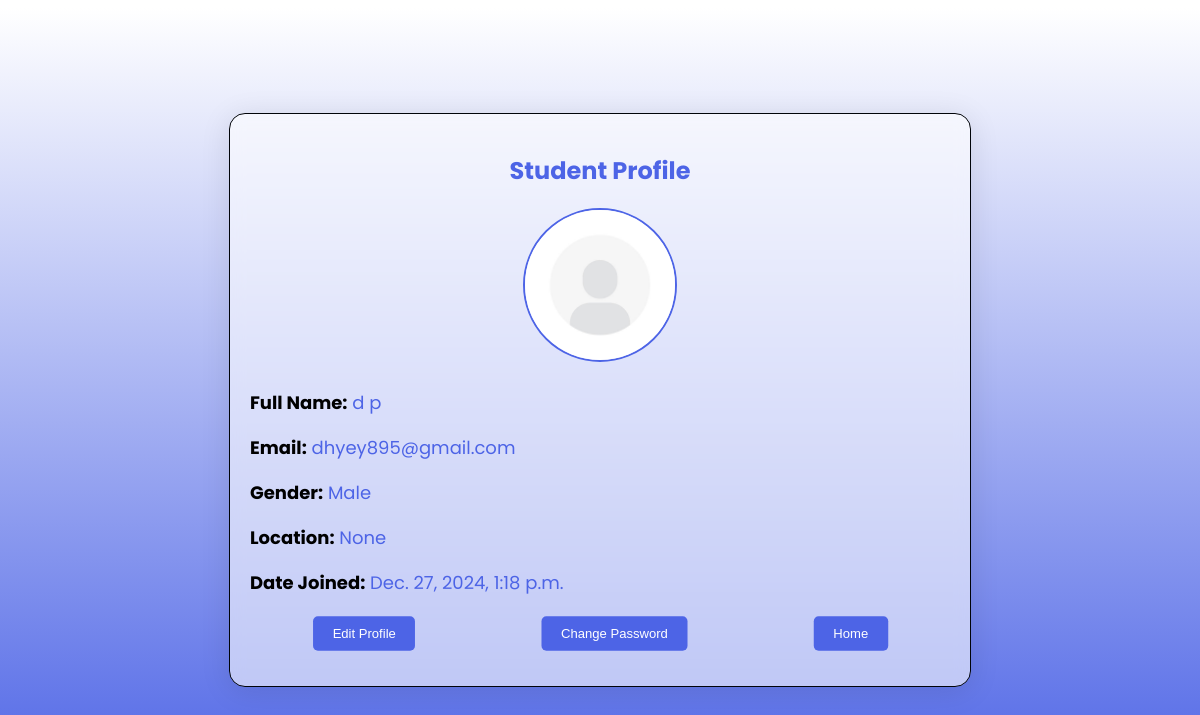
The page /profile/ (signed in) on the database as committed earlier.
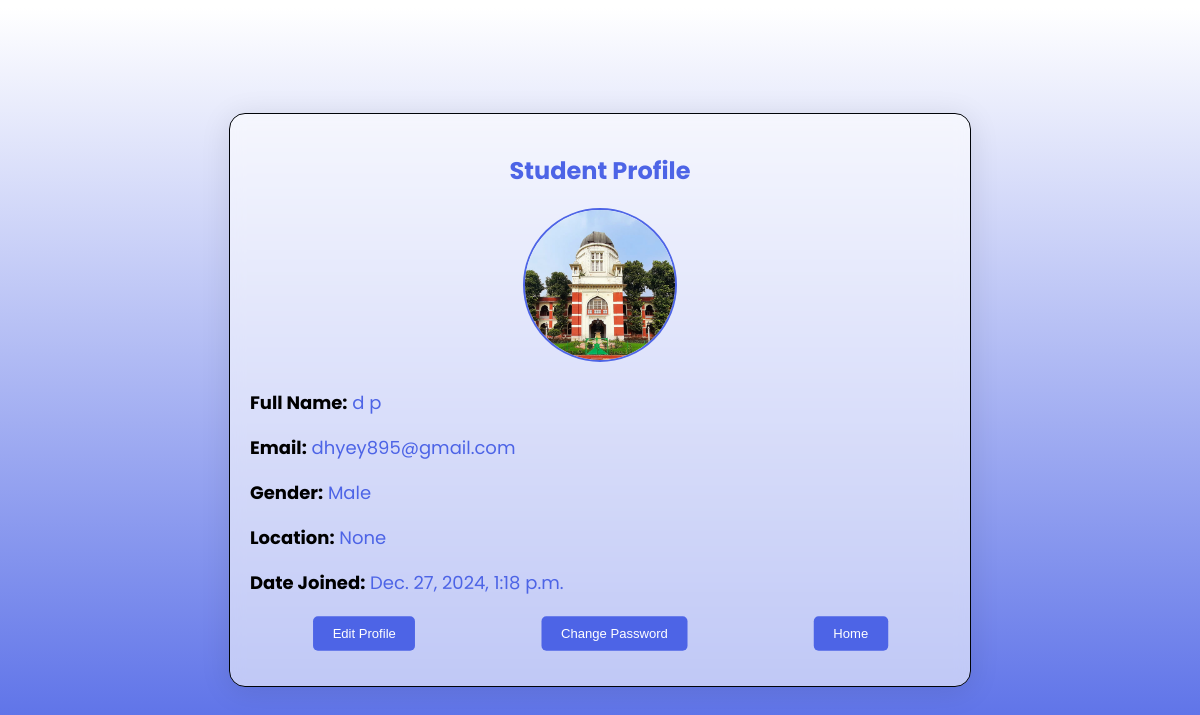
The same page on the database as committed later.
### login/models.py (models this page shows, shortened)
class User(AbstractBaseUser, PermissionsMixin):
    email = models.EmailField(unique=True)
    first_name = models.CharField(max_length=50)
    last_name = models.CharField(max_length=50)
    is_student = models.BooleanField(default=False)
    is_teacher = models.BooleanField(default=False)
    is_verified = models.BooleanField(default=False)
    otp = models.CharField(max_length=6, blank=True, null=True)
    prn = models.CharField(max_length=20, blank=True, null=True)
    is_staff = models.BooleanField(default=False)
    is_active = models.BooleanField(default=True)
    profile_picture = models.ImageField(upload_to='profile_pics/', blank=True, null=True)
    GENDER_CHOICES = [
        ('Male', 'Male'),
        ('Female', 'Female'),
        ('Other', 'Other'),
    ]
    gender = models.CharField(max_length=10, choices=GENDER_CHOICES, default='Male')
    location = models.CharField(max_length=100, blank=True, null=True)
    date_joined = models.DateTimeField(auto_now_add=True)
    USERNAME_FIELD = 'email'
    REQUIRED_FIELDS = ['first_name', 'last_name']
    objects = CustomUserManager()
    groups = models.ManyToManyField(
        'auth.Group',
        related_name='custom_user_set',
        blank=True,
        help_text='The groups this user belongs to. A user will get all permissions granted to each of their groups.',
        verbose_name='groups',
    )
    user_permissions = models.ManyToManyField(
        'auth.Permission',
        related_name='custom_user_set',
        blank=True,
        help_text='Specific permissions for this user.',
        verbose_name='user permissions',
    )

### login/views.py (the view)
# urls.py: path('profile/', profile_view, name='profile_view'),
@login_required
def profile_view(request):
    user = request.user
    if request.method == 'POST':
        profile_form = ProfileForm(request.POST, request.FILES, instance=user)
        if profile_form.is_valid():
            user = profile_form.save(commit=False)
            if profile_form.cleaned_data.get('password'):
                user.set_password(profile_form.cleaned_data['password'])
                update_session_auth_hash(request, user)
            user.save()
            messages.success(request, 'Your profile has been updated successfully.')
            return redirect('profile_view')
    else:
        profile_form = ProfileForm(instance=user)
    if user.is_student:
        return render(request, 'profile_student.html', {'profile_form': profile_form})
    elif user.is_teacher:
        return render(request, 'profile_teacher.html', {'profile_form': profile_form})
    else:
        return render(request, 'profile.html', {'profile_form': profile_form})  # Default for any other type

### login/templates/profile_student.html (shortened to what this page needs)
<!DOCTYPE html>
{% load static %}
<html lang="en">
<head>
</head>
<body>
    <div class="profile-container">
        <h2>Student Profile</h2>
        <div class="profile-img-section">
            {% if user.profile_picture %}
            <img src="{{ user.profile_picture.url }}" alt="Profile Image" class="profile-img" id="profile-img">
            {% else %}
            <img src="{% static 'images/profile.jpg' %}" alt="Default Profile Image" class="profile-img" id="profile-img">
            {% endif %}
        </div>
        <div class="profile-details">
            <p><strong>Full Name:</strong> {{ user.first_name }} {{ user.last_name }}</p>
            <p><strong>Email:</strong> {{ user.email }}</p>
            <p><strong>Gender:</strong> {{ user.gender }}</p>
            <p><strong>Location:</strong> {{ user.location }}</p>
            <p><strong>Date Joined:</strong> {{ user.date_joined }}</p>
        </div>
        <div class="btn-container">
            <button class="profile-btn" id="editProfileBtn">Edit Profile</button>
            <button class="profile-btn"><a href="{% url 'request_password_change' %}">Change Password</a></button>
            <button class="profile-btn"><a href="{% url 'teacher_home' %}">Home</a></button>
        </div>
    </div>
</body>
</html>

### login/templates/profile_student.html (style rules this page uses)
:root { --foreground: #4d64e6; --background: #80af81; --main-bg: #d6efd8; --alert-bg: #ffdb4d; --alert-text: #333; }
body { margin: 0; background: linear-gradient(0deg, #4d64e6 0%, #ffffff 99%); font-family: "Poppins"; display: flex; justify-content: center; align-items: center; height: 100vh; }
.profile-container { padding: 20px; background: rgba(255, 255, 255, 0.59); border-radius: 16px; box-shadow: 0 4px 30px rgba(0, 0, 0, 0.1); backdrop-filter: blur(7.3px); -webkit-backdrop-filter: blur(7.3px); border: 1px solid rgba(1, 4, 9, 1); max-width: 700px; width: 90%; }
.profile-container h2 { text-align: center; margin-bottom: 20px; color: var(--foreground); }
.profile-details, .profile-img-section { margin-bottom: 20px; }
.profile-details { text-align: left; color: var(--foreground); }
.profile-details p { font-size: 18px; margin-bottom: 10px; }
.profile-details p strong { color: #000; }
.profile-img-section { text-align: center; }
.profile-img { width: 150px; height: 150px; border-radius: 50%; object-fit: cover; border: 2px solid var(--foreground); }
.btn-container { display: flex; justify-content: space-around; }
.profile-btn { padding: 10px 20px; background-color: var(--foreground); border-radius: 5px; color: #fff; border: none; cursor: pointer; margin-bottom: 15px; transform: scale(0.98); transition: 0.3s ease-in-out; }
.profile-btn a { color: white; text-decoration: none; }

Rows that differ between the two databases and show on the page:
changed User "dhyey895@gmail.com": profile_picture: picture added
